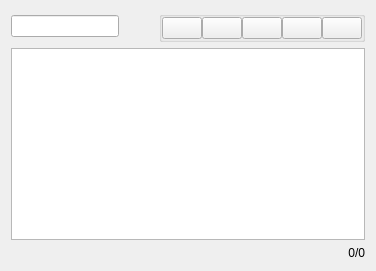
      <widget class="QWidget" name="tabTags">
       <attribute name="title">
        <string>Tags</string>
       </attribute>
       <layout class="QGridLayout" name="gridLayout_4">
        <property name="horizontalSpacing">
         <number>0</number>
        </property>
        <item row="3" column="0" colspan="4">
         <widget class="QTreeView" name="TagsProxyView">
          <property name="sizePolicy">
           <sizepolicy hsizetype="Expanding" vsizetype="Expanding">
            <horstretch>3</horstretch>
            <verstretch>0</verstretch>
           </sizepolicy>
          </property>
         </widget>
        </item>
        <item row="2" column="0">
         <widget class="QLineEdit" name="TagsFilterLineEdit">
          <property name="sizePolicy">
           <sizepolicy hsizetype="Fixed" vsizetype="Fixed">
            <horstretch>0</horstretch>
            <verstretch>0</verstretch>
           </sizepolicy>
          </property>
         </widget>
        </item>
        <item row="2" column="3">
         <widget class="QGroupBox" name="groupBox_7">
          <property name="sizePolicy">
           <sizepolicy hsizetype="Fixed" vsizetype="Preferred">
            <horstretch>0</horstretch>
            <verstretch>0</verstretch>
           </sizepolicy>
          </property>
          <property name="title">
           <string/>
          </property>
          <layout class="QHBoxLayout" name="horizontalLayout_11">
           <property name="spacing">
            <number>0</number>
           </property>
           <property name="margin">
            <number>0</number>
           </property>
           <item>
            <widget class="QPushButton" name="TagsAdd">
             <property name="sizePolicy">
              <sizepolicy hsizetype="Fixed" vsizetype="Fixed">
               <horstretch>0</horstretch>
               <verstretch>0</verstretch>
              </sizepolicy>
             </property>
             <property name="text">
              <string/>
             </property>
             <property name="icon">
              <iconset>
               <normaloff>gui/icons/list-add.png</normaloff>gui/icons/list-add.png</iconset>
             </property>
             <property name="iconSize">
              <size>
               <width>24</width>
               <height>24</height>
              </size>
             </property>
             <property name="autoDefault">
              <bool>false</bool>
             </property>
             <property name="default">
              <bool>false</bool>
             </property>
            </widget>
           </item>
           <item>
            <widget class="QPushButton" name="TagsRemove">
             <property name="sizePolicy">
              <sizepolicy hsizetype="Fixed" vsizetype="Fixed">
               <horstretch>0</horstretch>
               <verstretch>0</verstretch>
              </sizepolicy>
             </property>
             <property name="text">
              <string/>
             </property>
             <property name="icon">
              <iconset>
               <normaloff>gui/icons/list-remove.png</normaloff>gui/icons/list-remove.png</iconset>
             </property>
             <property name="iconSize">
              <size>
               <width>24</width>
               <height>24</height>
              </size>
             </property>
            </widget>
           </item>
           <item>
            <widget class="QPushButton" name="TagsImport">
             <property name="sizePolicy">
              <sizepolicy hsizetype="Fixed" vsizetype="Fixed">
               <horstretch>0</horstretch>
               <verstretch>0</verstretch>
              </sizepolicy>
             </property>
             <property name="text">
              <string/>
             </property>
             <property name="icon">
              <iconset>
               <normaloff>gui/icons/import.png</normaloff>gui/icons/import.png</iconset>
             </property>
             <property name="iconSize">
              <size>
               <width>24</width>
               <height>24</height>
              </size>
             </property>
            </widget>
           </item>
           <item>
            <widget class="QPushButton" name="TagsExport">
             <property name="sizePolicy">
              <sizepolicy hsizetype="Fixed" vsizetype="Fixed">
               <horstretch>0</horstretch>
               <verstretch>0</verstretch>
              </sizepolicy>
             </property>
             <property name="text">
              <string/>
             </property>
             <property name="icon">
              <iconset>
               <normaloff>gui/icons/export.png</normaloff>gui/icons/export.png</iconset>
             </property>
             <property name="iconSize">
              <size>
               <width>24</width>
               <height>24</height>
              </size>
             </property>
            </widget>
           </item>
           <item>
            <widget class="QPushButton" name="TagsDelete">
             <property name="sizePolicy">
              <sizepolicy hsizetype="Fixed" vsizetype="Fixed">
               <horstretch>0</horstretch>
               <verstretch>0</verstretch>
              </sizepolicy>
             </property>
             <property name="text">
              <string/>
             </property>
             <property name="icon">
              <iconset>
               <normaloff>gui/icons/emptytrash.png</normaloff>gui/icons/emptytrash.png</iconset>
             </property>
             <property name="iconSize">
              <size>
               <width>24</width>
               <height>24</height>
              </size>
             </property>
            </widget>
           </item>
          </layout>
         </widget>
        </item>
        <item row="4" column="3">
         <widget class="QLabel" name="TagsCounter">
          <property name="text">
           <string>0/0</string>
          </property>
          <property name="alignment">
           <set>Qt::AlignRight|Qt::AlignTrailing|Qt::AlignVCenter</set>
          </property>
         </widget>
        </item>
        <item row="2" column="1">
         <widget class="QPushButton" name="TagsFilterClear">
          <property name="sizePolicy">
           <sizepolicy hsizetype="Fixed" vsizetype="Fixed">
            <horstretch>0</horstretch>
            <verstretch>0</verstretch>
           </sizepolicy>
          </property>
          <property name="text">
           <string/>
          </property>
          <property name="icon">
           <iconset>
            <normaloff>gui/icons/mail-delete.png</normaloff>gui/icons/mail-delete.png</iconset>
          </property>
          <property name="autoRepeat">
           <bool>false</bool>
          </property>
          <property name="flat">
           <bool>true</bool>
          </property>
         </widget>
        </item>
       </layout>
      </widget>
